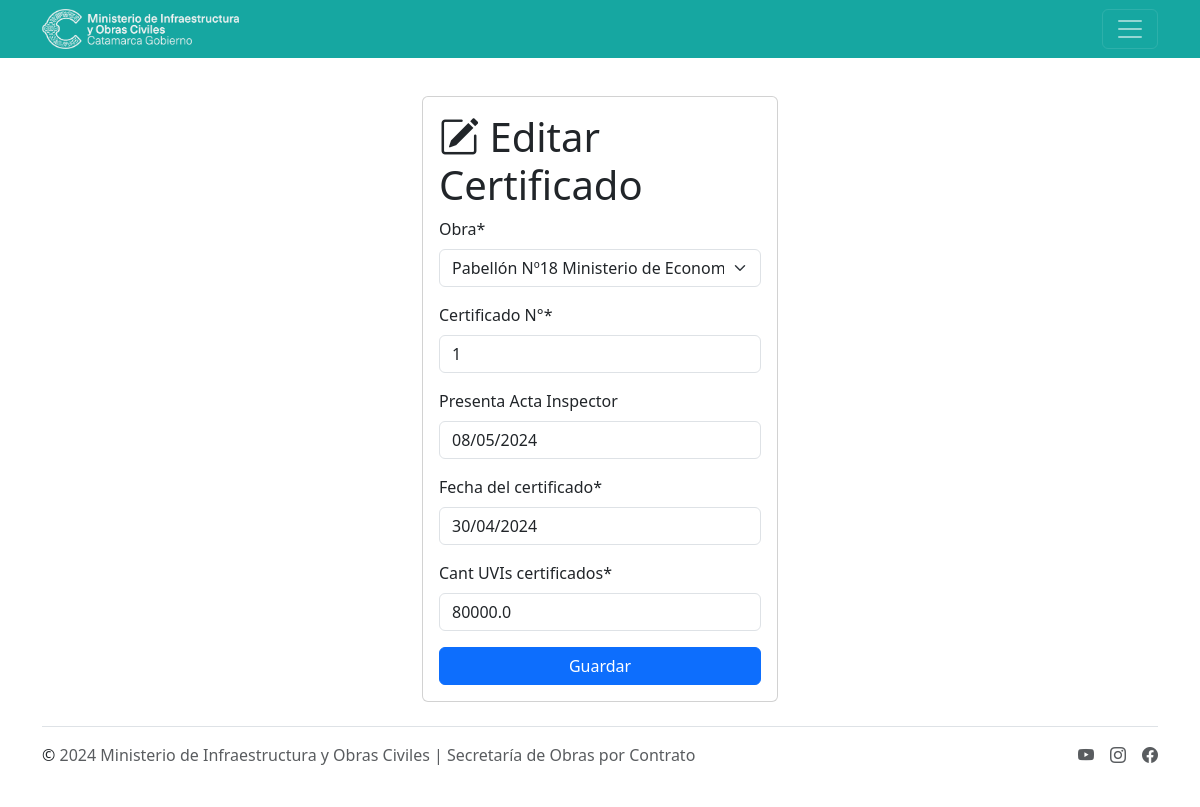
/soc/obras/certificados/34/editar/ (signed in), run on the app's committed database.
### mioc/models.py (models this page shows, shortened)
class Certificados(models.Model):
    id = models.BigAutoField(
        auto_created=True, primary_key=True, serialize=False, verbose_name='ID')
    obra = models.ForeignKey(
        Obras, on_delete=models.CASCADE, verbose_name='Obra')
    nro_cert = models.PositiveIntegerField(verbose_name='Certificado N°')
    codCert = models.CharField(
        max_length=200, verbose_name='Cod. Certificado', editable=False, unique=True)
    fecha = models.DateField(verbose_name='Fecha del certificado')
    fecha_acta = models.DateField(
        verbose_name='Presenta Acta Inspector', blank=True, null=True)
    uvi = models.FloatField(verbose_name='Cant UVIs certificados')
    cargaCert = models.ForeignKey(
        User, on_delete=models.CASCADE, verbose_name='Cargado por', default=1)
    periodo = models.CharField(
        max_length=30, verbose_name='Periodo medido', null=True, blank=True)
    class Meta:
        verbose_name = 'Certificado'
        verbose_name_plural = 'Certificados'
        ordering = ['obra', 'nro_cert']

### mioc/views.py (the view, shortened to what this page needs)
# urls.py: path('obras/certificados/<int:pk>/editar/',login_required(views.editar_certificado), name='editar_cert'),
def editar_certificado(request, pk):
    if request.method == 'GET':
        certif = get_object_or_404(Certificados, pk=pk)
        form = CertificadoFormEdit(instance=certif)
        return render(request, 'certificado_editar.html', {
            'form': form,
        })

### mioc/forms.py
class CertificadoFormEdit(ModelForm):
    class Meta:
        model = Certificados
        fields = ['obra','nro_cert','fecha_acta','fecha','uvi']

### mioc/models.py (called while the page is built)
    def __str__(self):
        return self.institucion.name

### mioc/templates/certificado_editar.html (shortened to what this page needs)
{% extends 'layouts/base.html' %}
{% block content %}
{% load crispy_forms_tags %}
<main class="container">
    <div class="row">
        <div class="col-md-4 offset-md-4 mt-5">
            <form method="POST" class="card card-body">
                <h1><i class="bi bi-pencil-square"></i> Editar Certificado</h1>
                {{form|crispy }}
                <button class="btn btn-primary">
                    Guardar
                </button>
            </form>
        </div>
    </div>
</main>
{% endblock %}

### data on the page
Certificados: obra "Pabellón Nº18 Ministerio de Economía", nro_cert "1", fecha_acta "08/05/2024", fecha "30/04/2024", uvi "80000.0"
